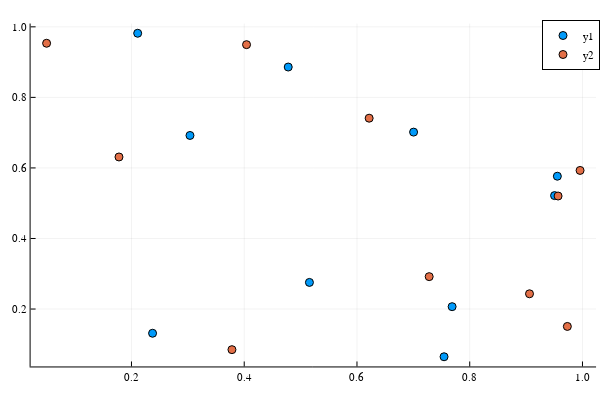

The notebook cell saved with this chart:
### Markdown cell above
Cool cool cool. Three types of plots. I feel like a king. Also this tutorial says something about plotting backends, even mentioning an old aquaintance *plotly*. Suspects this won't show up in the github though.

### Code cell
plotly()
scatter(rand(10, 2), rand(10, 2))

### Figure 1 — Plotly figure (JSON) as saved in the notebook; plotly's stock layout.template omitted (floating-point values rounded to 4 significant figures)
{"data": [{"colorbar": {"title": ""}, "legendgroup": "y1", "marker": {"color": "rgba(0, 154, 250, 1.000)", "line": {"color": "rgba(0, 0, 0, 1.000)", "width": 1}, "size": 8, "symbol": "circle"}, "mode": "markers", "name": "y1", "showlegend": true, "type": "scatter", "x": [0.3038, 0.478, 0.2374, 0.9554, 0.7544, 0.5157, 0.211, 0.9505, 0.7687, 0.7004], "xaxis": "x1", "y": [0.6921, 0.886, 0.1313, 0.5765, 0.06475, 0.2755, 0.9818, 0.5216, 0.2067, 0.7015], "yaxis": "y1", "zmax": null, "zmin": null}, {"colorbar": {"title": ""}, "legendgroup": "y2", "marker": {"color": "rgba(227, 111, 71, 1.000)", "line": {"color": "rgba(0, 0, 0, 1.000)", "width": 1}, "size": 8, "symbol": "circle"}, "mode": "markers", "name": "y2", "showlegend": true, "type": "scatter", "x": [0.9957, 0.9567, 0.04944, 0.6216, 0.1778, 0.4041, 0.7281, 0.9732, 0.3782, 0.906], "xaxis": "x1", "y": [0.5929, 0.5204, 0.9534, 0.741, 0.6311, 0.9495, 0.2919, 0.1507, 0.0849, 0.2433], "yaxis": "y1", "zmax": null, "zmin": null}], "layout": {"annotations": [], "height": 400, "legend": {"bgcolor": "rgba(255, 255, 255, 1.000)", "bordercolor": "rgba(0, 0, 0, 1.000)", "borderwidth": 1, "font": {"color": "rgba(0, 0, 0, 1.000)", "family": "sans-serif", "size": 11}, "tracegroupgap": 0, "traceorder": "normal", "x": 1, "xanchor": "auto", "y": 1, "yanchor": "auto"}, "margin": {"b": 20, "l": 0, "r": 0, "t": 20}, "paper_bgcolor": "rgba(255, 255, 255, 1.000)", "plot_bgcolor": "rgba(255, 255, 255, 1.000)", "showlegend": true, "width": 600, "xaxis": {"anchor": "y1", "domain": [0.05101, 0.9934], "gridcolor": "rgba(0, 0, 0, 0.100)", "gridwidth": 0.5, "linecolor": "rgba(0, 0, 0, 1.000)", "mirror": false, "range": [0.02105, 1.024], "showgrid": true, "showline": true, "showticklabels": true, "tickangle": 0, "tickcolor": "rgb(0, 0, 0)", "tickfont": {"color": "rgba(0, 0, 0, 1.000)", "family": "sans-serif", "size": 11}, "tickmode": "array", "ticks": "inside", "ticktext": ["0.2", "0.4", "0.6", "0.8", "1.0"], "tickvals": [0.2, 0.4, 0.6, 0.8, 1], "title": "", "titlefont": {"color": "rgba(0, 0, 0, 1.000)", "family": "sans-serif", "size": 15}, "type": "-", "visible": true, "zeroline": false, "zerolinecolor": "rgba(0, 0, 0, 1.000)"}, "yaxis": {"anchor": "x1", "domain": [0.03762, 0.9902], "gridcolor": "rgba(0, 0, 0, 0.100)", "gridwidth": 0.5, "linecolor": "rgba(0, 0, 0, 1.000)", "mirror": false, "range": [0.03724, 1.009], "showgrid": true, "showline": true, "showticklabels": true, "tickangle": 0, "tickcolor": "rgb(0, 0, 0)", "tickfont": {"color": "rgba(0, 0, 0, 1.000)", "family": "sans-serif", "size": 11}, "tickmode": "array", "ticks": "inside", "ticktext": ["0.2", "0.4", "0.6", "0.8", "1.0"], "tickvals": [0.2, 0.4, 0.6, 0.8, 1], "title": "", "titlefont": {"color": "rgba(0, 0, 0, 1.000)", "family": "sans-serif", "size": 15}, "type": "-", "visible": true, "zeroline": false, "zerolinecolor": "rgba(0, 0, 0, 1.000)"}}}
